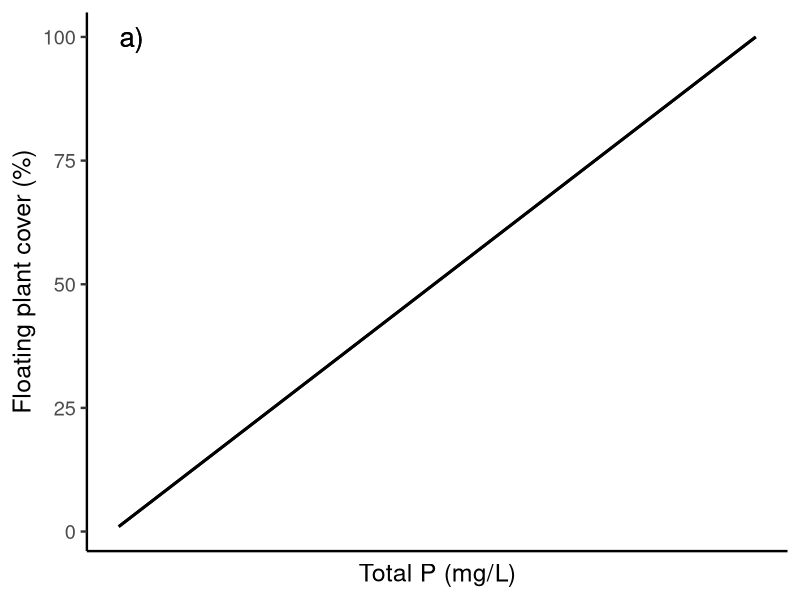
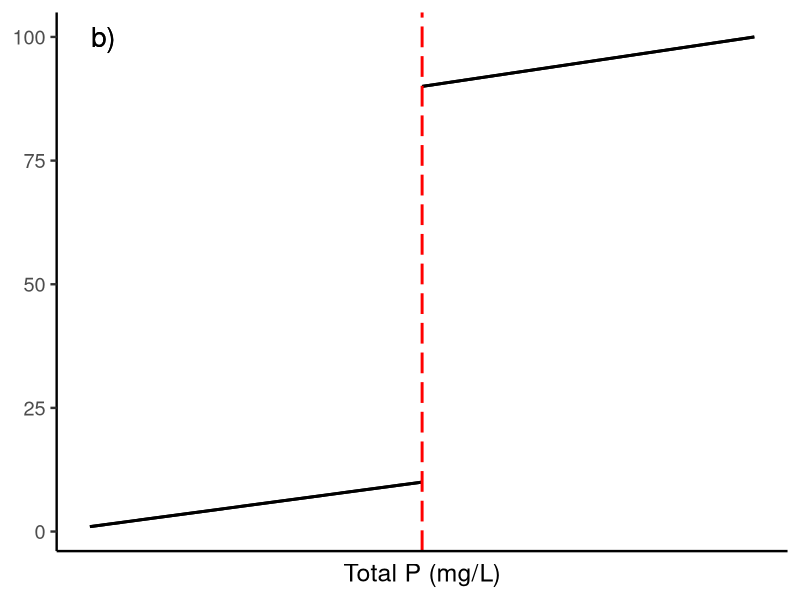
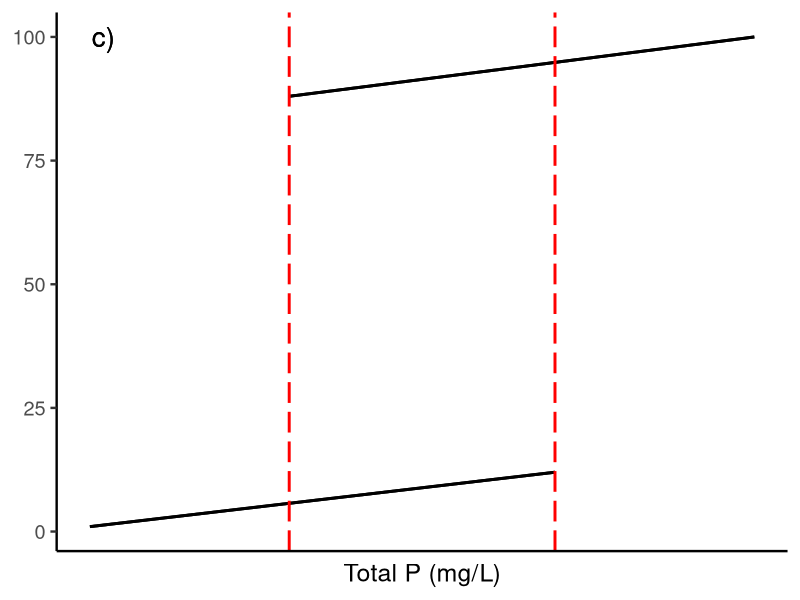

Recreate these plots in R, in order.
######################################################################
# Manuscript I: Figure 1                                             #
# 2 x 3 panes                                                        #
# top row: hypothetical relationship between total P and FP cover    #
# bottom row: data and model fits of total P and FP cover            #
######################################################################
# GOAL: make the 6 plots  
# Then arrange plots using either plot.arrange() or grid.arrange()

library(ggplot2)
library(gridExtra)

################
# Fig. 1a      #
# HYPOTHETICAL #
# LINEAR       #
################ 
a1 <- ggplot(data.frame(x = c(0, 0.5)), aes(x)) # set-up blank plot 
a1 <- a1 + geom_segment(aes(x=0,y=1,xend=0.5,yend=100),size=1) # add linear line
a1 <- a1 + xlab("Total P (mg/L)") + ylab("Floating plant cover (%)") # label axes 
a1 <- a1 + geom_text(aes(x=0.01,y=100,label="a)"),size=7) # add pane label
a1 <- a1 + theme_classic(base_size=18)
a1 <- a1 + theme(axis.text.x=element_blank(),axis.ticks.x=element_blank()) # remove x-axis values & ticks
a1

################
# Fig. 1b      #
# HYPOTHETICAL #
# SEGMENTED    # 
# THRESHOLD    #
################
a2 <- ggplot(data.frame(x = c(0, 0.5)), aes(x)) # set-up blank plot 
a2 <- a2 + geom_segment(aes(x=0,y=1,xend=0.25,yend=10),size=1) + geom_segment(aes(x=0.25,y=90,xend=0.5,yend=100),size=1) # add two segments 
a2 <- a2 + geom_vline(xintercept=0.25,colour="red",size=1,linetype="longdash") # add vertical line @ threshold value 
a2 <- a2 + xlab("Total P (mg/L)") + ylab("Floating plant cover (%)") # label axes 
a2 <- a2 + geom_text(aes(x=0.01,y=100,label="b)"),size=7) # add pane label 
a2 <- a2 + theme_classic(base_size=18)
a2 <- a2 + theme(axis.title.y=element_blank())
a2 <- a2 + theme(axis.text.x=element_blank(),axis.ticks.x=element_blank()) # remove x-axis values & ticks
a2

################
# Fig. 1c      #
# HYPOTHETICAL #
# OVERLAPPING  #
# ALT. STATES  #
################
# create a blank plot - but you cannot view it until you add a line 
a3 <- ggplot(data.frame(x = c(0, 0.5)), aes(x)) # set-up blank plot 
a3 <- a3 + geom_segment(aes(x=0,y=1,xend=0.35,yend=12),size=1) + geom_segment(aes(x=0.15,y=88,xend=0.5,yend=100),size=1) # add two segments 
a3 <- a3 + geom_vline(xintercept=0.15,colour="red",size=1,linetype="longdash") # add vertical line @ 1st threshold value 
a3 <- a3 + geom_vline(xintercept=0.35,colour="red",size=1,linetype="longdash") # add vertical line @ 2nd threshold value 
a3 <- a3 + xlab("Total P (mg/L)") + ylab("Floating plant cover (%)") # label axes 
a3 <- a3 + geom_text(aes(x=0.01,y=100,label="c)"),size=7) # add pane label 
a3 <- a3 + theme_classic(base_size=18)
a3 <- a3 + theme(axis.text.x=element_blank(),axis.ticks.x=element_blank()) # remove x-axis values & ticks
a3 <- a3 + theme(axis.title.y=element_blank())
a3


###################
# ARRANGING PLOTS #
###################
Fig01 <- arrangeGrob(a1,a2,a3,ncol=3,nrow=1) #grid.arrange does not work with ggsave()
Fig01
ggsave(file="Figure 01.pdf", Fig01, height=4,width=11)
ggsave(file="Figure 01.png", Fig01, height=4,width=11)
ggsave(file="Figure 01.jpg", Fig01, height=4,width=11)
